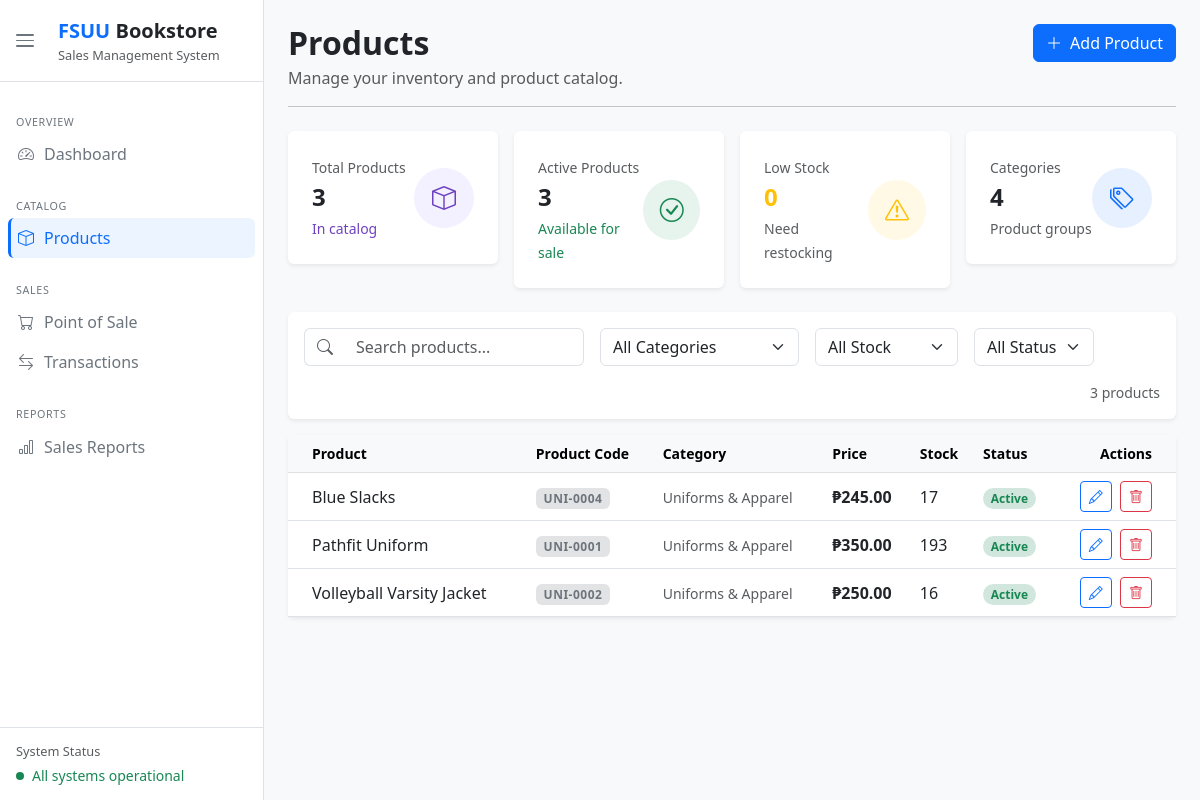
Before: /products/ with the older database file.
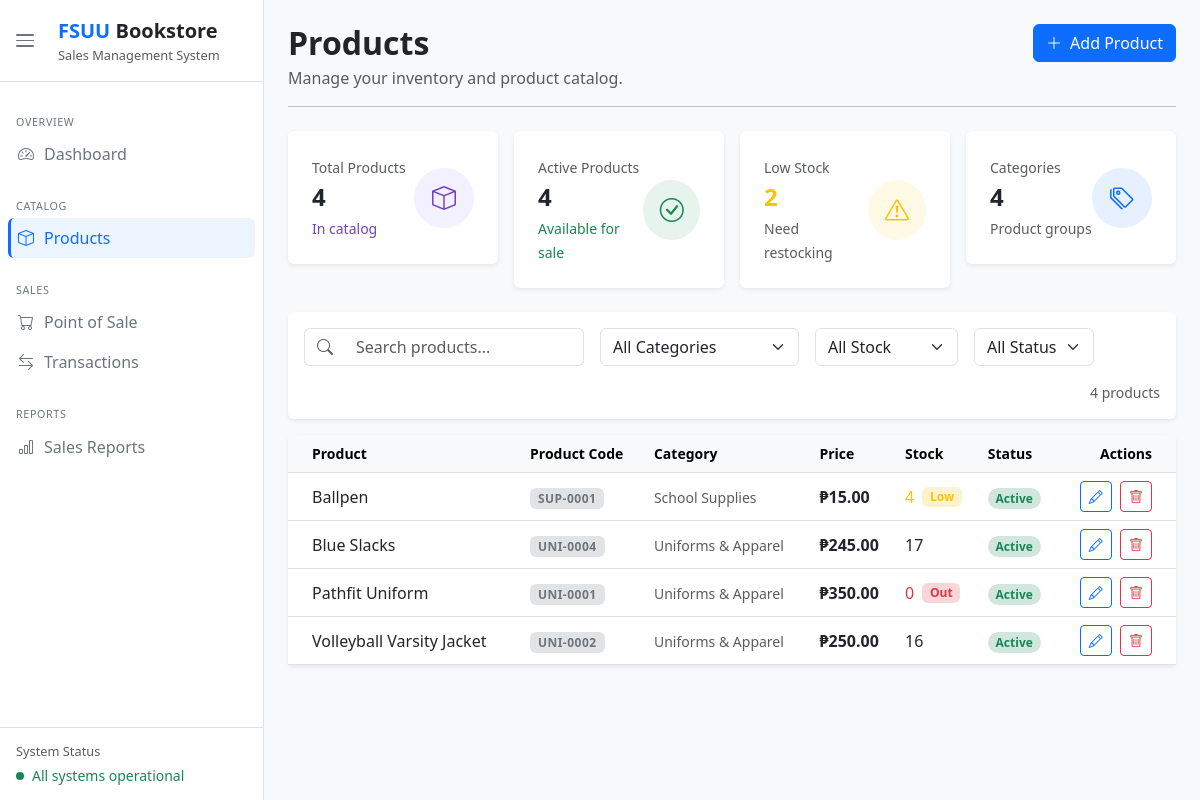
After: the same page with the newer database file.
### dashboard/models.py (models this page shows, shortened)
class Product(models.Model):
    product_id        = models.AutoField(primary_key=True)
    product_name      = models.CharField(max_length=100)
    price             = models.DecimalField(max_digits=10, decimal_places=2)
    category          = models.ForeignKey(Category, on_delete=models.SET_NULL, null=True)
    stock_quantity    = models.IntegerField()
    product_code      = models.CharField(max_length=20, unique=True, blank=True)  # auto-generated
    restock_threshold = models.PositiveIntegerField(default=5)
    is_active         = models.BooleanField(default=True)
    created_at        = models.DateTimeField(auto_now_add=True)
    @property
    def is_low_stock(self):
        return self.stock_quantity <= self.restock_threshold

class Category(models.Model):
    category_id   = models.AutoField(primary_key=True)
    category_name = models.CharField(max_length=50)
    code          = models.CharField(max_length=10, unique=True)  # e.g. BOOK, SUP, UNI
    class Meta:
        verbose_name_plural = 'Categories'

### dashboard/views.py (the view)
# urls.py: path('products/',                 views.products,       name='products'),
def products(request):
    all_products     = Product.objects.filter(is_active=True).select_related('category').order_by('product_name')
    categories       = Category.objects.all()
    total_products   = all_products.count()
    active_products  = all_products.filter(is_active=True).count()
    low_stock_count  = all_products.filter(stock_quantity__lte=F('restock_threshold')).count()
    total_categories = categories.count()
    context = {
        'page_title':       'Products',
        'products':         all_products,
        'categories':       categories,
        'total_products':   total_products,
        'active_products':  active_products,
        'low_stock_count':  low_stock_count,
        'total_categories': total_categories,
    }
    return render(request, 'dashboard/products.html', context)

### dashboard/templates/dashboard/products.html (shortened to what the changed rows need)
{% extends "dashboard/index.html" %}
{% block content %}
<div class="row g-3 mb-4">
    <div class="col-lg-3 col-md-6 col-12">
        <div class="card border-0 shadow-sm p-4 d-flex flex-row align-items-center justify-content-between stat-card">
            <div>
                <small class="text-muted">Total Products</small>
                <h4 class="fw-bold my-1">{{ total_products }}</h4>
                <small style="color:#6f42c1;">In catalog</small>
            </div>
        </div>
    </div>
    <div class="col-lg-3 col-md-6 col-12">
        <div class="card border-0 shadow-sm p-4 d-flex flex-row align-items-center justify-content-between stat-card">
            <div>
                <small class="text-muted">Active Products</small>
                <h4 class="fw-bold my-1">{{ active_products }}</h4>
                <small class="text-success">Available for sale</small>
            </div>
        </div>
    </div>
    <div class="col-lg-3 col-md-6 col-12">
        <div class="card border-0 shadow-sm p-4 d-flex flex-row align-items-center justify-content-between stat-card">
            <div>
                <small class="text-muted">Low Stock</small>
                <h4 class="fw-bold my-1 text-warning">{{ low_stock_count }}</h4>
                <small class="text-muted">Need restocking</small>
            </div>
        </div>
    </div>
</div>
<div class="card border-0 shadow-sm p-3 mb-3">
    <div class="d-flex align-items-center gap-3 flex-wrap">
        <div class="input-group" style="max-width:280px;">
            <span class="input-group-text bg-white border-end-0"><i class="bi bi-search text-muted"></i></span>
            <input type="text" id="searchInput" class="form-control border-start-0" placeholder="Search products...">
        </div>
        <select id="categoryFilter" class="form-select w-auto">
            <option value="">All Categories</option>
        </select>
        <select id="stockFilter" class="form-select w-auto">
            <option value="">All Stock</option>
        </select>
        <select id="statusFilter" class="form-select w-auto">
            <option value="">All Status</option>
        </select>
        <span class="text-muted small ms-auto">{{ total_products }} product{{ total_products|pluralize }}</span>
    </div>
</div>
<div class="card border-0 shadow-sm">
    <div class="table-responsive">
        <table class="table table-hover align-middle mb-0" id="productsTable">
            <thead class="table-light">
                <tr>
                    <th class="small fw-semibold ps-4">Product</th>
                    <th class="small fw-semibold">Product Code</th>
                    <th class="small fw-semibold">Category</th>
                    <th class="small fw-semibold">Price</th>
                    <th class="small fw-semibold">Stock</th>
                    <th class="small fw-semibold">Status</th>
                    <th class="small fw-semibold text-end pe-4">Actions</th>
                </tr>
            </thead>
            <tbody>
                {% for product in products %}
                <tr data-category="{{ product.category.category_id }}" data-status="{% if product.is_active %}active{% else %}inactive{% endif %}" data-stock="{% if product.stock_quantity == 0 %}out{% elif product.is_low_stock %}low{% else %}ok{% endif %}">
                    <td class="ps-4"><div class="fw-medium">{{ product.product_name }}</div></td>
                    <td>
                        <span class="badge bg-secondary-subtle text-secondary fw-semibold" style="font-size:0.75rem; letter-spacing:0.5px;">
                            {{ product.product_code|default:"—" }}
                        </span>
                    </td>
                    <td><span class="text-muted small">{{ product.category.category_name|default:"—" }}</span></td>
                    <td><span class="fw-semibold">₱{{ product.price|floatformat:2 }}</span></td>
                    <td>
                        <div class="d-flex align-items-center gap-2">
                            <span class="fw-medium {% if product.stock_quantity == 0 %}text-danger{% elif product.is_low_stock %}text-warning{% endif %}">{{ product.stock_quantity }}</span>
                            {% if product.stock_quantity == 0 %}<span class="badge bg-danger-subtle text-danger">Out</span>
                            {% elif product.is_low_stock %}<span class="badge bg-warning-subtle text-warning">Low</span>
                            {% endif %}
                        </div>
                    </td>
                    <td>
                        <span class="badge rounded-pill {% if product.is_active %}bg-success-subtle text-success{% else %}bg-secondary-subtle text-secondary{% endif %}">
                            {% if product.is_active %}Active{% else %}Inactive{% endif %}
                        </span>
                    </td>
                    <td class="text-end pe-4">
                        <button class="btn btn-sm btn-outline-primary me-1" data-bs-toggle="modal" data-bs-target="#editProductModal"
                            data-id="{{ product.product_id }}"
                            data-name="{{ product.product_name }}"
                            data-category="{{ product.category.category_id }}"
                            data-price="{{ product.price }}"
                            data-stock="{{ product.stock_quantity }}"
                            data-threshold="{{ product.restock_threshold }}"
                            data-active="{{ product.is_active|lower }}">
                            <i class="bi bi-pencil"></i>
                        </button>
                        <button class="btn btn-sm btn-outline-danger" data-bs-toggle="modal" data-bs-target="#deleteProductModal"
                            data-id="{{ product.product_id }}"
                            data-name="{{ product.product_name }}">
                            <i class="bi bi-trash"></i>
                        </button>
                    </td>
                </tr>
                {% endfor %}
            </tbody>
        </table>
    </div>
</div>
{% endblock %}

Changed rows visible on the page:
added Product: product_name "Ballpen", product_code "SUP-0001", category.category_name "School Supplies", price "15.00", stock_quantity "4", restock_threshold "Low", is_active "Active"
changed Product "Pathfit Uniform": stock_quantity "193" → "0"; now shows "Out"
Other visible differences:
{{ total_products }}: "3" → "4"
{{ active_products }}: "3" → "4"
{{ low_stock_count }}: "0" → "2"
